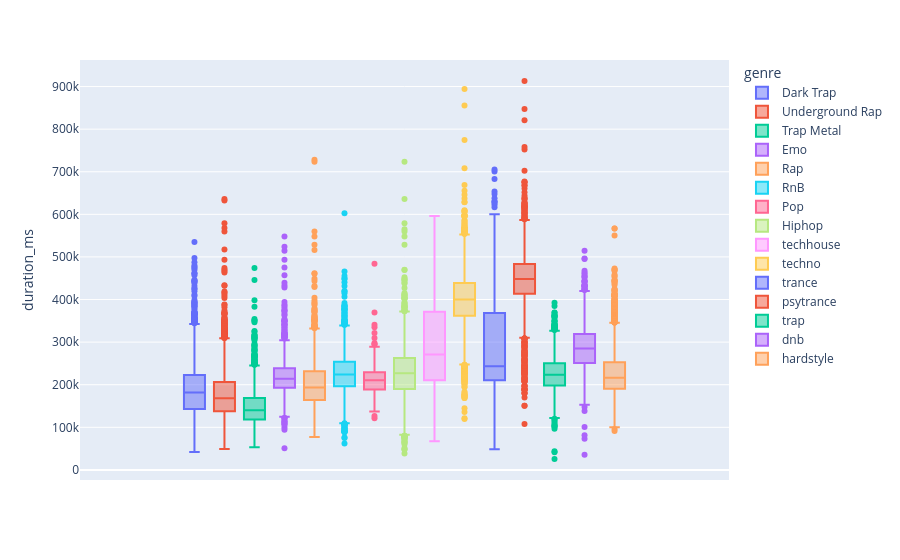

Notebook source saved alongside this figure:
### Code cell
px.box(data_frame=data,y='duration_ms',color='genre')

### Figure 1 — Plotly figure (JSON) as saved in the notebook; plotly's stock layout.template omitted (floating-point values rounded to 4 significant figures; data arrays with more than 128 entries replaced by an {"elided": "..."} marker saying what was removed)
{"data": [{"alignmentgroup": "True", "hovertemplate": "genre=Dark Trap<br>duration_ms=%{y}<extra></extra>", "legendgroup": "Dark Trap", "marker": {"color": "#636efa"}, "name": "Dark Trap", "notched": false, "offsetgroup": "Dark Trap", "orientation": "v", "showlegend": true, "type": "box", "x0": " ", "xaxis": "x", "y": {"elided": "4578 int values"}, "y0": " ", "yaxis": "y"}, {"alignmentgroup": "True", "hovertemplate": "genre=Underground Rap<br>duration_ms=%{y}<extra></extra>", "legendgroup": "Underground Rap", "marker": {"color": "#EF553B"}, "name": "Underground Rap", "notched": false, "offsetgroup": "Underground Rap", "orientation": "v", "showlegend": true, "type": "box", "x0": " ", "xaxis": "x", "y": {"elided": "5875 int values"}, "y0": " ", "yaxis": "y"}, {"alignmentgroup": "True", "hovertemplate": "genre=Trap Metal<br>duration_ms=%{y}<extra></extra>", "legendgroup": "Trap Metal", "marker": {"color": "#00cc96"}, "name": "Trap Metal", "notched": false, "offsetgroup": "Trap Metal", "orientation": "v", "showlegend": true, "type": "box", "x0": " ", "xaxis": "x", "y": {"elided": "1956 int values"}, "y0": " ", "yaxis": "y"}, {"alignmentgroup": "True", "hovertemplate": "genre=Emo<br>duration_ms=%{y}<extra></extra>", "legendgroup": "Emo", "marker": {"color": "#ab63fa"}, "name": "Emo", "notched": false, "offsetgroup": "Emo", "orientation": "v", "showlegend": true, "type": "box", "x0": " ", "xaxis": "x", "y": {"elided": "1680 int values"}, "y0": " ", "yaxis": "y"}, {"alignmentgroup": "True", "hovertemplate": "genre=Rap<br>duration_ms=%{y}<extra></extra>", "legendgroup": "Rap", "marker": {"color": "#FFA15A"}, "name": "Rap", "notched": false, "offsetgroup": "Rap", "orientation": "v", "showlegend": true, "type": "box", "x0": " ", "xaxis": "x", "y": {"elided": "1848 int values"}, "y0": " ", "yaxis": "y"}, {"alignmentgroup": "True", "hovertemplate": "genre=RnB<br>duration_ms=%{y}<extra></extra>", "legendgroup": "RnB", "marker": {"color": "#19d3f3"}, "name": "RnB", "notched": false, "offsetgroup": "RnB", "orientation": "v", "showlegend": true, "type": "box", "x0": " ", "xaxis": "x", "y": {"elided": "2099 int values"}, "y0": " ", "yaxis": "y"}, {"alignmentgroup": "True", "hovertemplate": "genre=Pop<br>duration_ms=%{y}<extra></extra>", "legendgroup": "Pop", "marker": {"color": "#FF6692"}, "name": "Pop", "notched": false, "offsetgroup": "Pop", "orientation": "v", "showlegend": true, "type": "box", "x0": " ", "xaxis": "x", "y": {"elided": "461 int values"}, "y0": " ", "yaxis": "y"}, {"alignmentgroup": "True", "hovertemplate": "genre=Hiphop<br>duration_ms=%{y}<extra></extra>", "legendgroup": "Hiphop", "marker": {"color": "#B6E880"}, "name": "Hiphop", "notched": false, "offsetgroup": "Hiphop", "orientation": "v", "showlegend": true, "type": "box", "x0": " ", "xaxis": "x", "y": {"elided": "3028 int values"}, "y0": " ", "yaxis": "y"}, {"alignmentgroup": "True", "hovertemplate": "genre=techhouse<br>duration_ms=%{y}<extra></extra>", "legendgroup": "techhouse", "marker": {"color": "#FF97FF"}, "name": "techhouse", "notched": false, "offsetgroup": "techhouse", "orientation": "v", "showlegend": true, "type": "box", "x0": " ", "xaxis": "x", "y": {"elided": "2975 int values"}, "y0": " ", "yaxis": "y"}, {"alignmentgroup": "True", "hovertemplate": "genre=techno<br>duration_ms=%{y}<extra></extra>", "legendgroup": "techno", "marker": {"color": "#FECB52"}, "name": "techno", "notched": false, "offsetgroup": "techno", "orientation": "v", "showlegend": true, "type": "box", "x0": " ", "xaxis": "x", "y": {"elided": "2956 int values"}, "y0": " ", "yaxis": "y"}, {"alignmentgroup": "True", "hovertemplate": "genre=trance<br>duration_ms=%{y}<extra></extra>", "legendgroup": "trance", "marker": {"color": "#636efa"}, "name": "trance", "notched": false, "offsetgroup": "trance", "orientation": "v", "showlegend": true, "type": "box", "x0": " ", "xaxis": "x", "y": {"elided": "2999 int values"}, "y0": " ", "yaxis": "y"}, {"alignmentgroup": "True", "hovertemplate": "genre=psytrance<br>duration_ms=%{y}<extra></extra>", "legendgroup": "psytrance", "marker": {"color": "#EF553B"}, "name": "psytrance", "notched": false, "offsetgroup": "psytrance", "orientation": "v", "showlegend": true, "type": "box", "x0": " ", "xaxis": "x", "y": {"elided": "2961 int values"}, "y0": " ", "yaxis": "y"}, {"alignmentgroup": "True", "hovertemplate": "genre=trap<br>duration_ms=%{y}<extra></extra>", "legendgroup": "trap", "marker": {"color": "#00cc96"}, "name": "trap", "notched": false, "offsetgroup": "trap", "orientation": "v", "showlegend": true, "type": "box", "x0": " ", "xaxis": "x", "y": {"elided": "2987 int values"}, "y0": " ", "yaxis": "y"}, {"alignmentgroup": "True", "hovertemplate": "genre=dnb<br>duration_ms=%{y}<extra></extra>", "legendgroup": "dnb", "marker": {"color": "#ab63fa"}, "name": "dnb", "notched": false, "offsetgroup": "dnb", "orientation": "v", "showlegend": true, "type": "box", "x0": " ", "xaxis": "x", "y": {"elided": "2966 int values"}, "y0": " ", "yaxis": "y"}, {"alignmentgroup": "True", "hovertemplate": "genre=hardstyle<br>duration_ms=%{y}<extra></extra>", "legendgroup": "hardstyle", "marker": {"color": "#FFA15A"}, "name": "hardstyle", "notched": false, "offsetgroup": "hardstyle", "orientation": "v", "showlegend": true, "type": "box", "x0": " ", "xaxis": "x", "y": {"elided": "2936 int values"}, "y0": " ", "yaxis": "y"}], "layout": {"boxmode": "group", "legend": {"title": {"text": "genre"}, "tracegroupgap": 0}, "margin": {"t": 60}, "xaxis": {"anchor": "y", "domain": [0, 1]}, "yaxis": {"anchor": "x", "domain": [0, 1], "title": {"text": "duration_ms"}}}}
